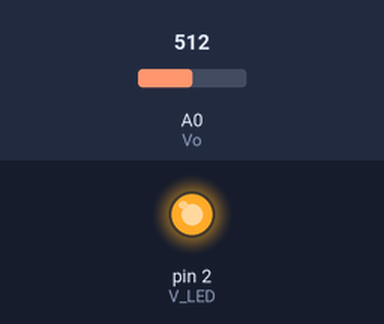
The sketch below on a simulated Arduino Uno, built with avr-gcc and run on an emulated ATmega328P. Shown: output pins drawn as LEDs (lit = HIGH). Inputs (shaded band) come from the test bench; at power-on: A0 (Vo) = 512. What the sketch prints to the serial monitor is not drawn.

Above: at 0.1 s.
Timing chart, 0 to 1.6 s (numbered marks = the images above):
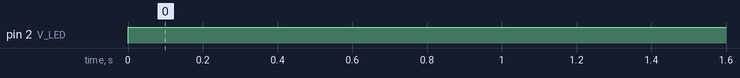

The sketch:

Arduino1.ino
```cpp
int Vo = A0;                // 아날로그 입력 핀
int V_LED = 2;              // LED 핀
float Vo_value=0;           // Vo_value 변수 선언
float Voltage = 0;          // 전압 변수
float dustDensity = 0;      // 먼지 밀도 변수

void setup(){
  Serial.begin(9600);       // 시리얼 통신 시작
  pinMode(V_LED, OUTPUT);  // LED 핀을 출력으로 설정
  pinMode(Vo, INPUT);
}

void loop()
{
  digitalWrite(V_LED, LOW);              // V_LED를 LOW로 설정, LED를 켬
  delayMicroseconds(280);                 // 280 마이크로초 대기
  Vo_value = analogRead(Vo);             // 아날로그 값 읽기
  delayMicroseconds(40);                  // 40 마이크로초 대기
  digitalWrite(V_LED, HIGH);             // V_LED를 HIGH로 설정
  delayMicroseconds(9680);                // 9680 마이크로초 대기

  Serial.println(Vo_value);               // Vo_value 출력

  delay(1000);                            // 1초 대기
}
```

Measured:
- by itself, pin 2 (V_LED): LOW → HIGH at 0.00 s
